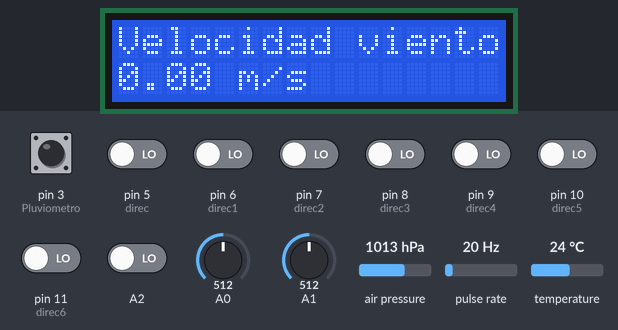
Simulated run of this sketch. Board: Arduino Uno, built with avr-gcc and run on an emulated ATmega328P. On the bench: 16×2 character LCD. Wiring (inferred from the names in the program): pulse sensor: data pin 2. Inputs (shaded band) come from the test bench; at power-on: pin 3 (Pluviometro) HIGH, A2, pin 5 (direc), pin 6 (direc1), pin 7 (direc2), pin 8 (direc3), pin 9 (direc4), pin 10 (direc5), pin 11 (direc6) LOW, air pressure 1013 hPa, pulse rate 20 Hz, A0 = 512, A1 = 512, temperature 24 °C. What the sketch prints to the serial monitor is not drawn.

Above: at 1.2 s.
1.3 s: air pressure set to 952 hPa
At 13.4 s:
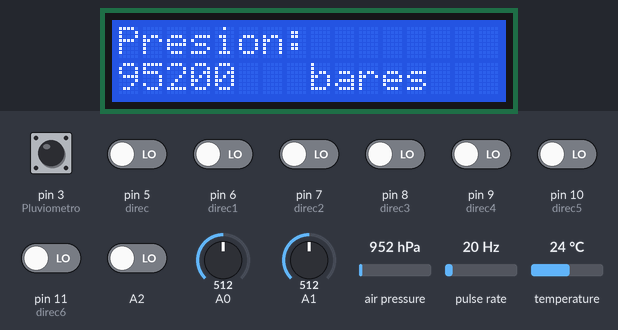
15.3 s: pulse rate (sensor on pin 2) set to 4 Hz
At 21.9 s:
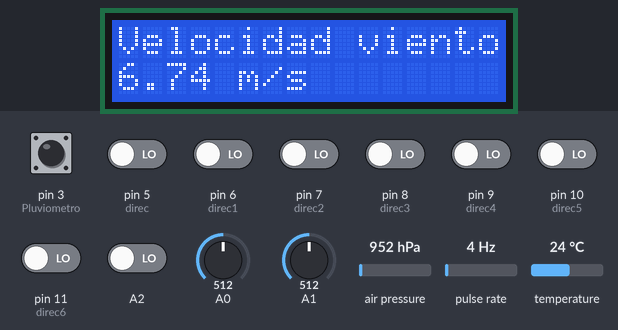
23.0 s: pin 6 (direc1) driven HIGH
At 34.4 s:
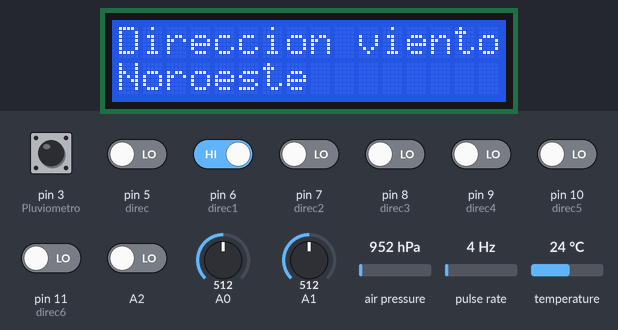
37.0 s: pin 11 (direc6) driven HIGH
50.6 s: pin 3 (Pluviometro) pulled LOW for 0.15 s
At 56.4 s:
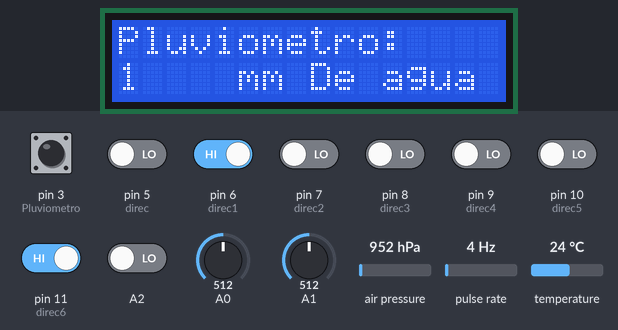
62.8 s: A0 set to 716
At 77.0 s:
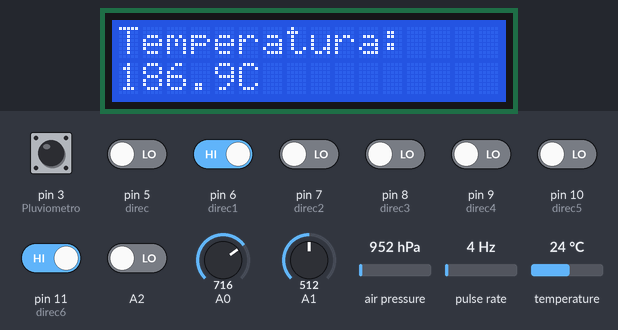
Timing chart, 0 to 77.8 s (numbered marks = the images above; inputs shaded):
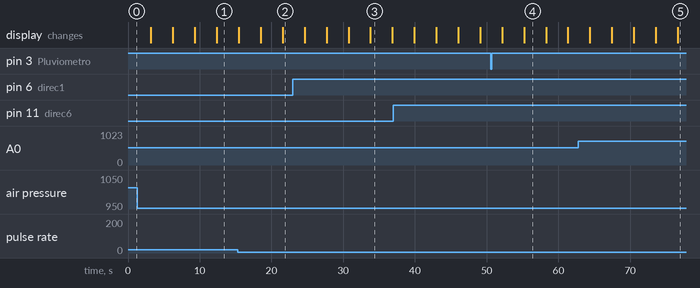

Measured:
- after the input at 23.0 s, the display: first differs from a run without the input after 10.8 s (image 3)
- what the display in image 3 shows lasts 3.1 s, from 33.8 s to 36.9 s

The sketch:

Codigo_definitivo_estacion_meteorologia_v1.ino
```cpp
#include <Wire.h>               //Comunicacion I2C
#include <LiquidCrystal_I2C.h>  //Comunicacion Pantalla I2C

//Librerias Presion/Temperatura(Inicio)
#include <Adafruit_BMP085.h>          //Sensor de temperatura y presion
#define seaLevelPressure_hPa 1013.25  //Presion al nivel del mar
//Libreria Presion/Temperatura(Fin)
float t;
//Dht11 Temperatura 2(Inicio)
#include <dht.h>
#define DHT11_PIN 13
dht DHT;
int menu;
//Dht11 Temperatura 2(fin)
LiquidCrystal_I2C lcd(0x27, 16, 2);  // Pantalla LCD
float temp;
float Celcius;


Adafruit_BMP085 bmp;

//Variables Direccion del viento (Inicio)

int direc = 5;
int direc1 = 6;
int direc2 = 7;
int direc3 = 8;
int direc4 = 9;
int direc5 = 10;
int direc6 = 11;
String direccion;
//Variables Direccion del viento (Fin)

//VARIABLES ANEMOMETRO(INICIO)
int contador = 0;
unsigned long lastConnectionTime = 0;
const unsigned long postingInterval = 1L * 1000L;
float veltan;
//VARIABLES ANEMOMETRO(FIN)

//Variables pluviometro
int contador1 = 0;
unsigned long lastConnectionTime1 = 0;
const unsigned long postingInterval1 = 1L * 1000L;
void setup() {
  lcd.init();
  lcd.backlight();
  pinMode(direc, INPUT);
  pinMode(direc1, INPUT);
  pinMode(direc2, INPUT);
  pinMode(direc3, INPUT);  //Direccion del viento
  pinMode(direc4, INPUT);
  pinMode(direc5, INPUT);
  pinMode(direc6, INPUT);
  pinMode(2, INPUT_PULLUP);  //Anemometro
  pinMode(3, INPUT_PULLUP);  //Pluviometro
  Serial.begin(9600);
  attachInterrupt(0, Zero_Cross, FALLING);


  attachInterrupt(1, Zero_Cross1, FALLING);
  //Inicializador Presino/Temperatura (Inicion)
  if (!bmp.begin()) {
    Serial.println("Could not find a valid BMP085 sensor, check wiring!");  //Verificacion BMP085
    while (1) {}
  }
  //Inicializador presion(Fin)
}

void loop() {
  temp = (bmp.readTemperature() + Celcius) / 2;

  //CODIGO ANEMOMETRO(INICIO)
  if (millis() - lastConnectionTime > postingInterval) {


    lastConnectionTime = millis();
    Serial.print("Velocidad: ");
    veltan = (2 * 3.141592) * (contador / 2) * (0.104);
    lcd.setCursor(0, 0);
lcd.print("Velocidad viento:         ");
lcd.setCursor(0, 1);
lcd.print("                               ");
lcd.setCursor(0, 1);
lcd.print((veltan/16));
lcd.setCursor(5, 1);
lcd.print("m/s");
delay(3000);


    contador = 0;
  }


  //Codigo pluviometro(Inicio)
  if (millis() - lastConnectionTime1 > postingInterval1) {

    Serial.print("Pluviometro: ");
    Serial.print("=");
    Serial.print(contador1 / 2);
    Serial.print(" ");
    Serial.println("Hz");
    lastConnectionTime1 = millis();

    contador1 = 0;
  }
  //Codigo pluviometro(Inicio)


  //Codigo temperatura 1(Inicio)
  int Value = analogRead(A0);
  float Voltaje = (Value * 5) / 1023.0;
  Celcius = Voltaje * 100;
  // Serial.print(Celcius);
  // Serial.println(" C");


  //Codigo temperatura 1(Fin)

  //Codigo Presion/Temperatura(Inicio)
  // Serial.println(bmp.readTemperature());  //Imprimir en pantalla valores de Bmp
  // Serial.println(bmp.readPressure());     //Imprimir en pantalla valores de Bmp
  //Codigo Presion/Temperatura(Fin)

  //Codigo Direccion del viento (Inicio)
  int lec2 = digitalRead(direc1);
  int lec1 = digitalRead(direc);
  int lec3 = digitalRead(direc2);
  int lec4 = digitalRead(direc3);
  int lec5 = digitalRead(direc4);
  int lec6 = digitalRead(direc5);
  int lec7 = digitalRead(direc6);
  int lec8 = digitalRead(A2);

  if (lec7 == 1) {
    direccion = "Norte";
    Serial.println(direccion);
  } else if (lec2 == 1) {
    direccion = "Noroeste";
    Serial.println(direccion);
  } else if (lec3 == 1) {
    direccion = "Oeste";
    Serial.println(direccion);
  } else if (lec8 == 1) {
    direccion = "Suroeste";
    Serial.println(direccion);
  } else if (lec5 == 1) {
    direccion = "Sur";
    Serial.println(direccion);
  } else if (lec6 == 1) {
    direccion = "Sureste";
    Serial.println(direccion);
  } else {
    direccion = "Este";
    Serial.println(direccion);
  }
  //Codigo Direccion del viento(Fin)
  //Codigo Radiacion Solar (Inicio);
  int panel = analogRead(A1);
  float Radiacion = ((panel * 10) / 1023.0)*10;

  // Serial.print(Radiacion);
  // Serial.println(" IRUV");

  //Codigo Radiacion Solar(Fin)

  //Codigo temperatura 2 (INicio)
  // Serial.println(DHT.temperature);
  // delay(1000);
  //Codigo temperatura 2 (Fin)


  //Promedio Temperatura
  temp=(bmp.readTemperature()+Celcius)/2;


lcd.setCursor(0, 0);
lcd.print("Velocidad viento:         ");
lcd.setCursor(0, 1);
lcd.print("                               ");
lcd.setCursor(0, 1);
lcd.print(veltan/10);
lcd.setCursor(5, 1);
lcd.print("m/s");
delay(3000);


lcd.setCursor(0, 0);
lcd.print("Temperatura:          ");
lcd.setCursor(0, 1);
lcd.print("                               ");
lcd.setCursor(0, 1);
lcd.print(temp);
lcd.setCursor(5, 1);
lcd.print("C");
delay(3000);

lcd.setCursor(0, 0);
lcd.print("Pluviometro:              ");
lcd.setCursor(0, 1);
lcd.print("                               ");
lcd.setCursor(0, 1);
lcd.print(contador1 );
lcd.setCursor(5, 1);
lcd.print("mm De agua");
delay(3000);
lcd.setCursor(0, 0);
lcd.print("Direccion viento:       ");
lcd.setCursor(0, 1);
lcd.print("                               ");
lcd.setCursor(0, 1);
lcd.print(direccion);
delay(3000);
lcd.setCursor(0, 0);
lcd.print("Presion:         ");
lcd.setCursor(0, 1);
lcd.print("                               ");
lcd.setCursor(0, 1);
lcd.print(bmp.readPressure());
lcd.setCursor(8, 1);
lcd.print("bares");
delay(3000);
lcd.setCursor(0, 0);
lcd.print("Humedad:         ");
lcd.setCursor(0, 1);
lcd.print("                               ");
lcd.setCursor(0, 1);
lcd.print(DHT.humidity);
delay(3000);
lcd.setCursor(0, 0);
lcd.print("Luminosidad:         ");
lcd.setCursor(0, 1);
lcd.print("                               ");
lcd.setCursor(0, 1);
lcd.print(Radiacion);
lcd.setCursor(8, 1);
lcd.print("  %");
delay(3000);


}


void Zero_Cross()  // FUnción que se activa cada vez que se detecta un cero en el pin 2
{
  contador++;
}
void Zero_Cross1()  // FUnción que se activa cada vez que se detecta un cero en el pin 2
{
  contador1++;
}
```
